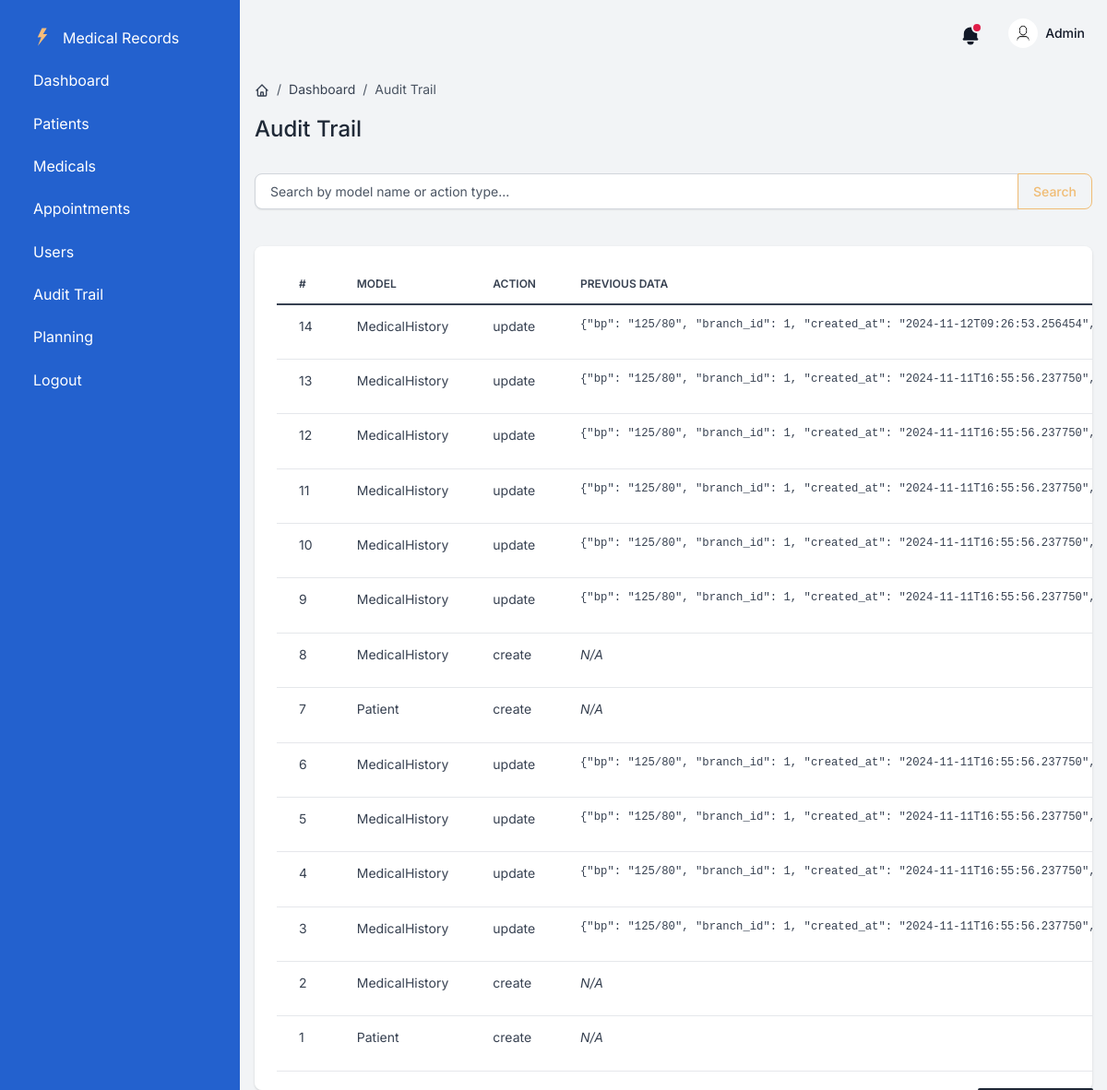
The page /audits (signed in) on the database its author committed.
### app/models.py (models this page shows, shortened)
class User(UserMixin, db.Model):
    id = db.Column(db.Integer, primary_key=True)
    branch_id = db.Column(db.Integer, db.ForeignKey('branch.id'), nullable=False)
    email = db.Column(db.String(100), unique=True)
    password = db.Column(db.String(100))
    name = db.Column(db.String(100))
    role = db.Column(db.Integer)

class AuditLog(db.Model):
    id = db.Column(db.Integer, primary_key=True)
    model_name = db.Column(db.String(100))
    model_id = db.Column(db.Integer)
    action = db.Column(db.String(50))
    previous_data = db.Column(db.JSON)
    new_data = db.Column(db.JSON)
    timestamp = db.Column(db.DateTime, default=datetime.datetime.utcnow)
    user_id = db.Column(db.Integer, db.ForeignKey('user.id'))

### app/audit.py (the view)
@audits_bp.route('/audits', methods=['GET'])
@login_required
def audits():
    search_query = request.args.get('search', '')
    if search_query:
        audits_data = AuditLog.query.filter(
            (AuditLog.model_name.ilike(f'%{search_query}%')) |
            (AuditLog.action.ilike(f'%{search_query}%'))
        ).all()
    else:
        audits_data = AuditLog.query.order_by(AuditLog.timestamp.desc()).all()
    return render_template('audits.html', audit_logs=audits_data, search_query=search_query)

### app/templates/audits.html (shortened to what this page needs)
{% extends "base.html" %}
{% block content %}
    <div class="d-flex justify-content-between flex-wrap flex-md-nowrap align-items-center py-4">
        <div class="d-block mb-4 mb-md-0">
            <nav aria-label="breadcrumb" class="d-none d-md-inline-block">
                <ol class="breadcrumb breadcrumb-dark breadcrumb-transparent">
                    <li class="breadcrumb-item">
                        <a href="{{ url_for('dashboard.dashboard') }}">
                        </a>
                    </li>
                    <li class="breadcrumb-item"><a href="{{ url_for('dashboard.dashboard') }}">Dashboard</a></li>
                    <li class="breadcrumb-item active" aria-current="page">Audit Trail</li>
                </ol>
            </nav>
            <h2 class="h4">Audit Trail</h2>
        </div>
    </div>
    <div class="table-settings mb-4">
        <form method="GET" action="{{ url_for('audits.audits') }}" class="mb-3">
            <div class="input-group">
                <input type="text" class="form-control" name="search" placeholder="Search by model name or action type..." value="{{ search_query }}">
                <button class="btn btn-outline-secondary" type="submit">Search</button>
            </div>
        </form>
    </div>
    <div class="card card-body border-0 shadow table-wrapper table-responsive">
        <table class="table table-hover">
            <thead>
                <tr>
                    <th class="border-gray-200">#</th>
                    <th class="border-gray-200">Model</th>
                    <th class="border-gray-200">Action</th>
                    <th class="border-gray-200">Previous Data</th>
                </tr>
            </thead>
            <tbody>
                {% for log in audit_logs %}
                    <tr>
                        <td>{{ log.id }}</td>
                        <td>{{ log.model_name }}</td>
                        <td>{{ log.action }}</td>
                        <td>
                            {% if log.previous_data %}
                                <pre>{{ log.previous_data | tojson | safe }}</pre>
                            {% else %}
                                <em>N/A</em>
                            {% endif %}
                        </td>
                    </tr>
                {% endfor %}
            </tbody>
        </table>
    </div>
{% endblock %}

### app/templates/base.html (shortened to what this page needs)
<!DOCTYPE html>
<html lang="en">
    <head>
        <link type="text/css" href="{{ url_for('static', filename='vendor/sweetalert2/dist/sweetalert2.min.css')}}" rel="stylesheet">
        <link type="text/css" href="{{ url_for('static', filename='vendor/notyf/notyf.min.css')}}" rel="stylesheet">
        <link type="text/css" href="{{ url_for('static', filename='css/volt.css')}}" rel="stylesheet">
    </head>
<body>
    <nav id="sidebarMenu" class="sidebar d-lg-block bg-info text-white collapse" data-simplebar>
        <div class="sidebar-inner px-4 pt-3">
            <ul class="nav flex-column pt-3 pt-md-0">
                <li class="nav-item">
                    <a href="{{ url_for('dashboard.dashboard') }}" class="nav-link d-flex align-items-center">
                    <span class="sidebar-icon">
                        <img src="{{ url_for('static', filename='assets/img/brand/light.svg') }}" height="20" width="20" alt="Volt Logo">
                    </span>
                    <span class="mt-1 ms-1 sidebar-text">Medical Records</span>
                    </a>
                </li>
                <li class="nav-item">
                    <a href="{{ url_for('dashboard.dashboard') }}" class="nav-link">
                        <span class="sidebar-text">Dashboard</span>
                    </a>
                </li>
                <li class="nav-item">
                    <a href="{{ url_for('patients.patients') }}" class="nav-link">
                        <span class="sidebar-text">Patients</span>
                    </a>
                </li>
                <li class="nav-item">
                    <a href="{{ url_for('medicals.medicals') }}" class="nav-link">
                        <span class="sidebar-text">Medicals</span>
                    </a>
                </li>
                <li class="nav-item">
                    <a href="{{ url_for('appointments.appointments') }}" class="nav-link">
                        <span class="sidebar-text">Appointments</span>
                    </a>
                </li>
                <li class="nav-item">
                    <a href="{{ url_for('users.users') }}" class="nav-link">
                        <span class="sidebar-text">Users</span>
                    </a>
                </li>
                <li class="nav-item">
                    <a href="{{ url_for('audits.audits') }}" class="nav-link">
                        <span class="sidebar-text">Audit Trail</span>
                    </a>
                </li>
                <li class="nav-item">
                    <a href="{{ url_for('plans.plans') }}" class="nav-link">
                        <span class="sidebar-text">Planning</span>
                    </a>
                </li>
                <li class="nav-item">
                    <a href="{{ url_for('auth.logout') }}" class="nav-link">
                        <span class="sidebar-text">Logout</span>
                    </a>
                </li>
            </ul>
        </div>
    </nav>
        <main class="content">
            <nav class="navbar navbar-top navbar-expand navbar-dashboard navbar-dark ps-0 pe-2 pb-0">
                <div class="container-fluid px-0">
                    <div class="d-flex justify-content-between w-100" id="navbarSupportedContent">
                        <ul class="navbar-nav align-items-center">
                            <li class="nav-item dropdown">
                                <a class="nav-link text-dark notification-bell unread dropdown-toggle" data-unread-notifications="true" href="#" role="button" data-bs-toggle="dropdown" data-bs-display="static" aria-expanded="false">
                                    <svg class="icon icon-sm text-gray-900" fill="currentColor" viewBox="0 0 20 20" xmlns="http://www.w3.org/2000/svg"><path d="M10 2a6 6 0 00-6 6v3.586l-.707.707A1 1 0 004 14h12a1 1 0 00.707-1.707L16 11.586V8a6 6 0 00-6-6zM10 18a3 3 0 01-3-3h6a3 3 0 01-3 3z"></path></svg>
                                </a>
                            </li>
                            <li class="nav-item dropdown ms-lg-3">
                                <a class="nav-link dropdown-toggle pt-1 px-0" href="#" role="button" data-bs-toggle="dropdown" aria-expanded="false">
                                    <div class="media d-flex align-items-center">
                                        <img class="avatar rounded-circle" alt="Image placeholder" src="{{ url_for('static', filename='images/user-icon.jpg') }}">
                                        <div class="media-body ms-2 text-dark align-items-center d-none d-lg-block">
                                            <span class="mb-0 font-small fw-bold text-gray-900">{{ current_user.name }}</span>
                                        </div>
                                    </div>
                                </a>
                            </li>
                        </ul>
                    </div>
                </div>
            </nav>
            {% block content %}
            {% endblock %}
        </main>
</body>
</html>

### rows shown on the page
User: name "Admin"
AuditLog: id "14", model_name "MedicalHistory", action "update", previous_data|tojson "{\"bp\": \"125/80\", \"branch_id\": 1, \"created_at\":…"
AuditLog: id "13", model_name "MedicalHistory", action "update", previous_data|tojson "{\"bp\": \"125/80\", \"branch_id\": 1, \"created_at\":…"
AuditLog: id "12", model_name "MedicalHistory", action "update", previous_data|tojson "{\"bp\": \"125/80\", \"branch_id\": 1, \"created_at\":…"
AuditLog: id "11", model_name "MedicalHistory", action "update", previous_data|tojson "{\"bp\": \"125/80\", \"branch_id\": 1, \"created_at\":…"
AuditLog: id "10", model_name "MedicalHistory", action "update", previous_data|tojson "{\"bp\": \"125/80\", \"branch_id\": 1, \"created_at\":…"
AuditLog: id "9", model_name "MedicalHistory", action "update", previous_data|tojson "{\"bp\": \"125/80\", \"branch_id\": 1, \"created_at\":…"
AuditLog: id "8", model_name "MedicalHistory", action "create", previous_data "N/A"
AuditLog: id "7", model_name "Patient", action "create", previous_data "N/A"
AuditLog: id "6", model_name "MedicalHistory", action "update", previous_data|tojson "{\"bp\": \"125/80\", \"branch_id\": 1, \"created_at\":…"
AuditLog: id "5", model_name "MedicalHistory", action "update", previous_data|tojson "{\"bp\": \"125/80\", \"branch_id\": 1, \"created_at\":…"
AuditLog: id "4", model_name "MedicalHistory", action "update", previous_data|tojson "{\"bp\": \"125/80\", \"branch_id\": 1, \"created_at\":…"
AuditLog: id "3", model_name "MedicalHistory", action "update", previous_data|tojson "{\"bp\": \"125/80\", \"branch_id\": 1, \"created_at\":…"
AuditLog: id "2", model_name "MedicalHistory", action "create", previous_data "N/A"
AuditLog: id "1", model_name "Patient", action "create", previous_data "N/A"
